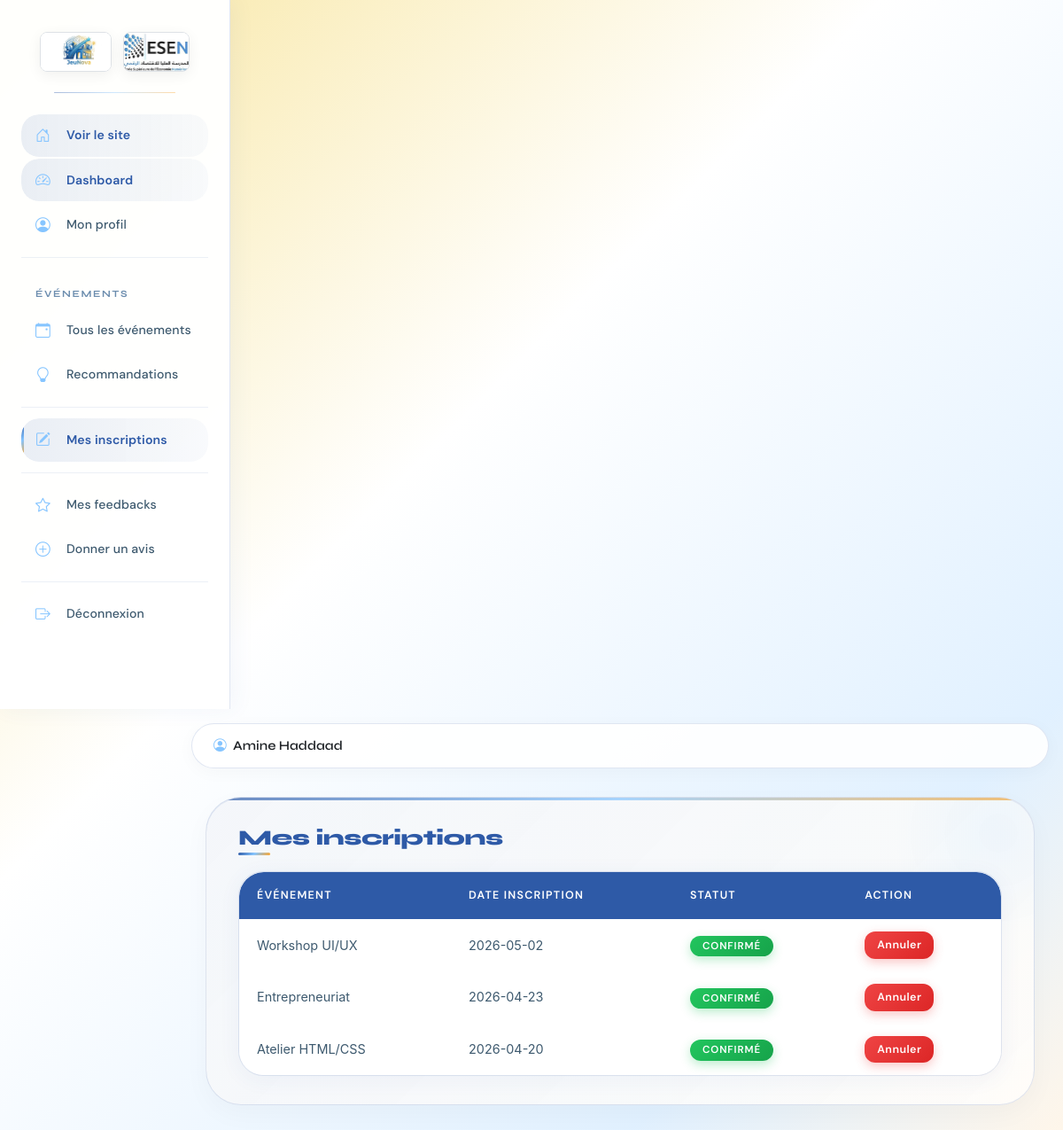
The page /participant/inscriptions/mes_inscriptions.php (signed in) on the database its author committed.
### tables this page shows
CREATE TABLE `participant` (
  `id_user` int(11) NOT NULL,
  `niveau` varchar(50) DEFAULT NULL,
  `centre_interet` text DEFAULT NULL
);

CREATE TABLE `utilisateur` (
  `id_user` int(11) NOT NULL,
  `nom` varchar(100) DEFAULT NULL,
  `prenom` varchar(100) DEFAULT NULL,
  `email` varchar(150) DEFAULT NULL,
  `mot_de_passe` varchar(255) NOT NULL
);

CREATE TABLE `inscription` (
  `id_user` int(11) NOT NULL,
  `id_event` int(11) NOT NULL,
  `date_inscription` date DEFAULT NULL,
  `statut` varchar(50) DEFAULT NULL
);

CREATE TABLE `evenement` (
  `id_event` int(11) NOT NULL,
  `titre` varchar(255) DEFAULT NULL,
  `type` varchar(100) DEFAULT NULL,
  `description` text DEFAULT NULL,
  `date_debut` date DEFAULT NULL,
  `date_fin` date DEFAULT NULL,
  `capacite` int(11) DEFAULT NULL,
  `is_actualite` tinyint(1) DEFAULT 0,
  `id_categorie` int(11) DEFAULT NULL,
  `id_responsable` int(11) DEFAULT NULL
);

### participant/config.php (called while the page is built, shortened)
<?php
function getParticipantInfo($pdo) {
    $stmt = $pdo->prepare("SELECT u.*, p.niveau, p.centre_interet
                           FROM Utilisateur u
                           JOIN Participant p ON u.id_user = p.id_user
                           WHERE u.id_user = ?");
    $stmt->execute([$_SESSION['user_id']]);
    return $stmt->fetch();
}
?>

### participant/inscriptions/mes_inscriptions.php (the view, shortened to what this page needs)
<?php
require_once '../includes/header.php';
$id_user = $_SESSION['user_id'];
$stmt = $pdo->prepare("SELECT i.*, e.titre as event_titre, e.date_debut
                       FROM Inscription i
                       JOIN Evenement e ON i.id_event = e.id_event
                       WHERE i.id_user = ?
                       ORDER BY i.date_inscription DESC");
$stmt->execute([$id_user]);
$inscriptions = $stmt->fetchAll();
?>
<div class="responsible-card">
    <h2>Mes inscriptions</h2>
    <div class="table-responsive">
        <table class="table table-hover">
            <thead><tr><th>Événement</th><th>Date inscription</th><th>Statut</th><th>Action</th></tr></thead>
            <tbody>
                <?php foreach ($inscriptions as $ins): ?>
                <tr>
                    <td><?= htmlspecialchars($ins['event_titre']) ?></td>
                    <td><?= $ins['date_inscription'] ?></td>
                    <td><span class="badge bg-<?= $ins['statut'] == 'confirmé' ? 'success' : ($ins['statut'] == 'annulé' ? 'danger' : 'warning') ?>"><?= $ins['statut'] ?></span></td>
                    <td>
                        <?php if ($ins['statut'] == 'en attente' || $ins['statut'] == 'confirmé'): ?>
                            <a href="cancel.php?id=<?= $ins['id_event'] ?>" class="btn btn-sm btn-danger" onclick="return confirm('Annuler cette inscription ?')">Annuler</a>
                        <?php else: ?>
                            —
                        <?php endif; ?>
                    </td>
                <?php endforeach; ?>
            </tbody>
        </table>
    </div>
</div>
<?php require_once '../includes/footer.php'; ?>

### participant/includes/header.php (shortened to what this page needs)
<?php
require_once __DIR__ . '/../config.php';
$info = getParticipantInfo($pdo);
?>
<!DOCTYPE html>
<html lang="fr">
<head>
    <link href="https://cdn.jsdelivr.net/npm/bootstrap@5.3.0-alpha1/dist/css/bootstrap.min.css" rel="stylesheet">
    <link href="https://cdn.jsdelivr.net/npm/bootstrap-icons@1.11.3/font/bootstrap-icons.min.css" rel="stylesheet">
    <link href="/jeunova/css/style.css" rel="stylesheet">
    <link href="/jeunova/css/responsable-style.css" rel="stylesheet">
</head>
<body>
<div class="container-fluid">
    <div class="row">
        <div class="col-md-3 col-lg-2 px-0 sidebar" id="sidebar">
            <div class="p-3">
                <div class="text-center mb-4">
                    <a href="/jeunova/index.php" class="logo-3d">
                        <img src="/jeunova/images/logo.jfif" alt="JeuNova" height="45" class="rounded-3 border">
                    </a>
                    <a href="/jeunova/index.php" class="logo-3d ms-2">
                        <img src="/jeunova/images/esen.jfif" alt="ESEN" height="45" class="rounded-3 border">
                    </a>
                </div>
                <div class="nav flex-column">
                    <div class="nav-item"><a href="/jeunova/index.php" target="_blank"><i class="bi bi-house-door me-2"></i> Voir le site</a></div>
                    <div class="nav-item"><a href="/jeunova/participant/index.php"><i class="bi bi-speedometer2 me-2"></i> Dashboard</a></div>
                    <div class="nav-item"><a href="/jeunova/participant/profil.php"><i class="bi bi-person-circle me-2"></i> Mon profil</a></div>
                    <hr>
                    <div class="nav-item"><strong>Événements</strong></div>
                    <div class="nav-item"><a href="/jeunova/participant/evenements/list.php"><i class="bi bi-calendar-event me-2"></i> Tous les événements</a></div>
                    <div class="nav-item"><a href="/jeunova/participant/recommendations/suggestions.php"><i class="bi bi-lightbulb me-2"></i> Recommandations</a></div>
                    <hr>
                    <div class="nav-item"><a href="/jeunova/participant/inscriptions/mes_inscriptions.php"><i class="bi bi-pencil-square me-2"></i> Mes inscriptions</a></div>
                    <hr>
                    <div class="nav-item"><a href="/jeunova/participant/feedback/mes_feedbacks.php"><i class="bi bi-star me-2"></i> Mes feedbacks</a></div>
                    <div class="nav-item"><a href="/jeunova/participant/feedback/add.php"><i class="bi bi-plus-circle me-2"></i> Donner un avis</a></div>
                    <hr>
                    <div class="nav-item"><a href="/jeunova/participant/logout.php"><i class="bi bi-box-arrow-right me-2"></i> Déconnexion</a></div>
                </div>
            </div>
        </div>
        <div class="col-md-9 col-lg-10 ms-sm-auto px-0">
            <div class="navbar-top p-3 d-flex justify-content-between align-items-center">
                <div class="fw-semibold text-dark">
                    <i class="bi bi-person-circle me-1"></i> <?= htmlspecialchars($info['prenom'] . ' ' . $info['nom']) ?>
                </div>
            </div>
            <div class="container-fluid p-3">

### css/style.css (style rules this page uses)
:root { --primary: #3b82f6; --primary-dark: #2563eb; --secondary: #8b5cf6; --accent: #06b6d4; --dark: #0f172a; --light-bg: #f8fafc; --glass: rgba(255, 255, 255, 0.95); }
* { font-family: 'Inter', sans-serif; margin: 0; padding: 0; box-sizing: border-box; }
body { background: var(--light-bg); color: var(--dark); scroll-behavior: smooth; overflow-x: hidden; }

### rows shown on the page
participant: id_user.nom "Amine Haddaad"
inscription: id_event.titre "Workshop UI/UX", date_inscription "2026-05-02", statut "CONFIRMÉ"
inscription: id_event.titre "Entrepreneuriat", date_inscription "2026-04-23", statut "CONFIRMÉ"
inscription: id_event.titre "Atelier HTML/CSS", date_inscription "2026-04-20", statut "CONFIRMÉ"
